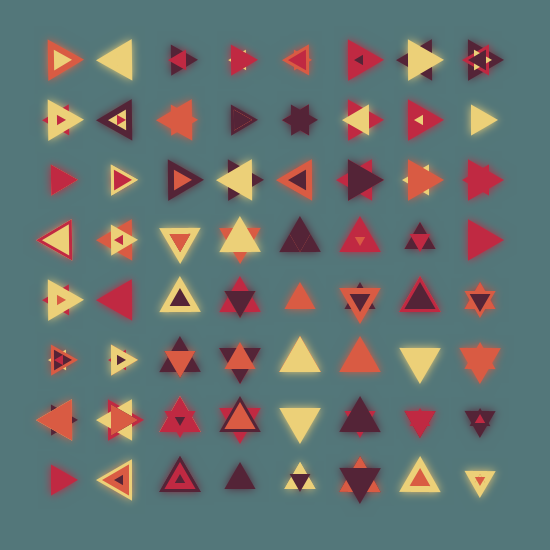
Frame 1 (no input)
Frame 60 (the mouse pressed at the canvas centre just before this capture): identical to frame 1, image omitted
Frame 120 (the mouse held since frame 60 and released just before this capture): identical to frame 1, image omitted

The Processing sketch that drew this single still picture (run headless with seeded random() and noise(); from frame 60 on, the mouse is pressed at the canvas centre):

// Processing sketch: grid_of_combinations_rot
// ── grid_of_combinations_rot.pde
// declare and initialize array in one line
int[] colors = { 
  #542437, #C02942, #D95B43, #ECD078
};
int[] sizes = { 
  6, 12, 18, 24
};
float[] rotations = {
  PI/2, -PI/2, PI, -PI
};

void setup() {
  size(550, 550);
  noStroke();
  rectMode(CENTER);

  drawIt();
}
void draw() {
}
void keyPressed() {
  if(key == ' ') {
    drawIt();
  }
}
void drawIt() {
  background(#53777A);

  noiseSeed(frameCount);
  randomSeed(frameCount);
  doit();
  filter(BLUR, 4);

  noiseSeed(frameCount);
  randomSeed(frameCount);
  doit();

  save("grid_of_combinations_rot.png");
}
void doit() {
  for (int x=60; x<width-60; x=x+60) {
    for (int y=60; y<height-60; y=y+60) {
      
      int whichRot = (int) (10 * noise(x*0.001,y*0.001));
      float a = rotations[whichRot % rotations.length];

      for (int repetitions=0; repetitions<4; repetitions=repetitions+1) {
        pushMatrix();
        translate(x, y);
        rotate(x * 0.00003 + y * 0.00003 - 0.02);

        int whichColor = (int) random(colors.length);
        fill(colors[whichColor]);

        int whichRadius = (int) random(sizes.length);
        float radius = sizes[whichRadius];
        
        float aa = a + (random(100) < 50 ? PI : 0);
        
        triangle(radius * cos(aa), radius * sin(aa),
          radius * cos(aa + TAU/3), radius * sin(aa + TAU/3),
          radius * cos(aa + 2*TAU/3), radius * sin(aa + 2*TAU/3));

        popMatrix();
      }
    }
  }
}
